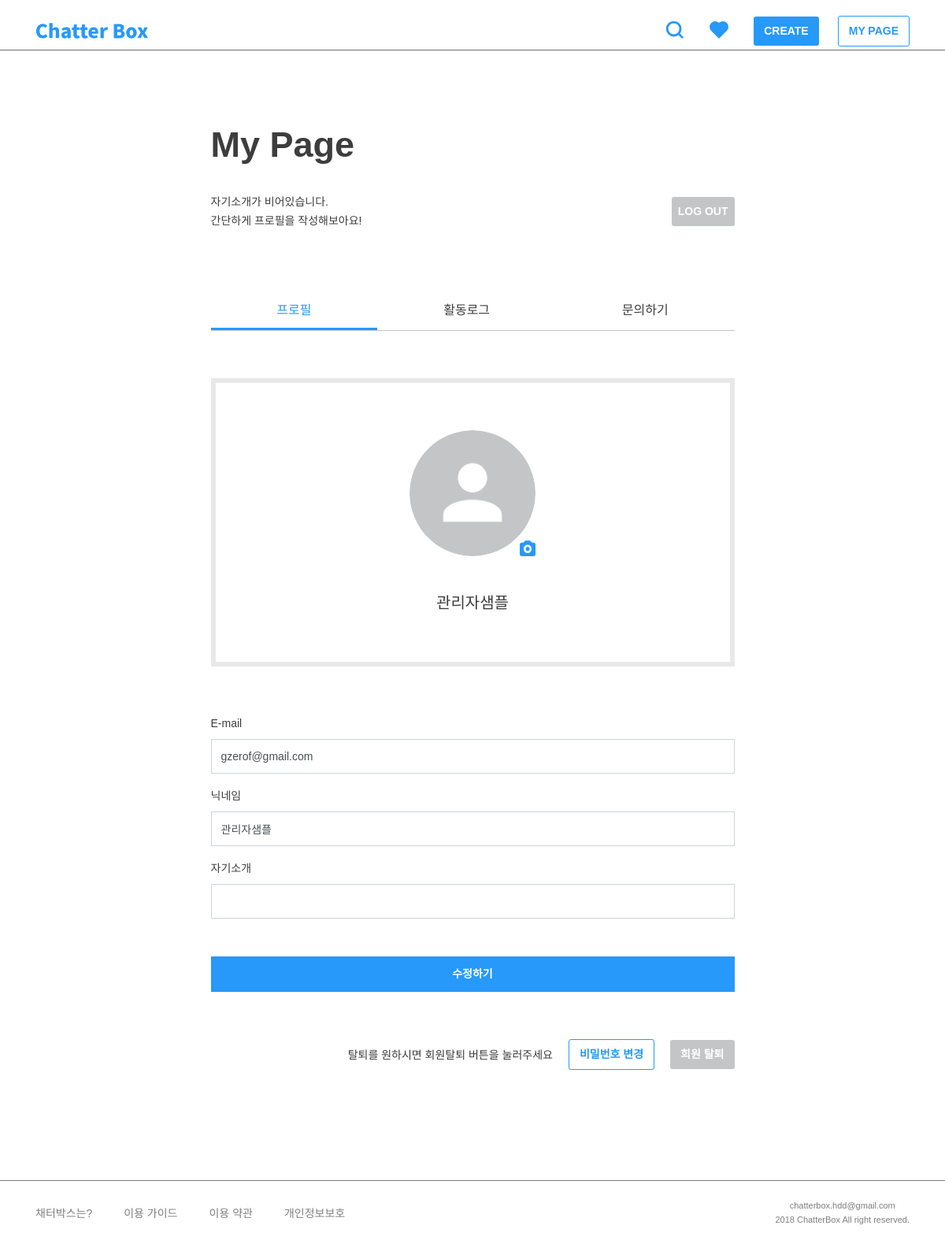
/member/mypage/ (signed in), run on an earlier commit of the app's database.
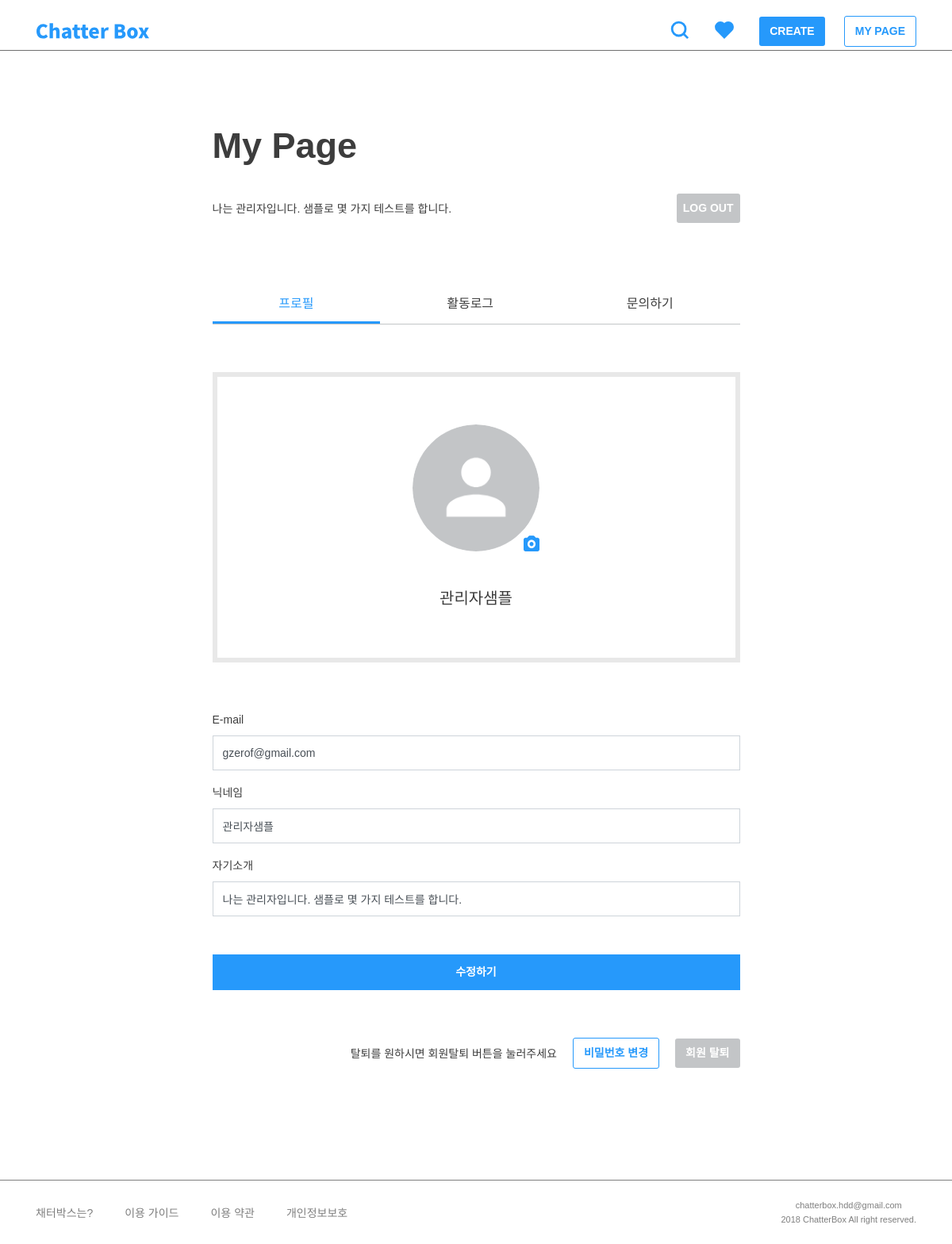
And on a later commit of the database.
### member/models.py (models this page shows)
class User(AbstractUser):
    GENDER_MALE = 'm'
    GENDER_FEMALE = 'f'
    GENDER_OTHER = 'o'
    CHOICES_GENDER = (
        (GENDER_MALE, '남성'),
        (GENDER_FEMALE, '여성'),
        (GENDER_OTHER, '기타'),
    )
    profile_image = models.ImageField(
        default='default/user.png', null=True, upload_to='user')
    bio = models.CharField(max_length=160, null=True, blank=True)
    gender = models.CharField(
        max_length=1, choices=CHOICES_GENDER, null=True, blank=True)
    like_posts = models.ManyToManyField(
        'post.Post', blank=True, related_name='like_users')
    like_comments = models.ManyToManyField(
        'comment.Comment', blank=True, related_name='like_comments')
    hate_comments = models.ManyToManyField(
        'comment.Comment', blank=True, related_name='hate_comments')
    objects = UserManager()
    def __str__(self):
        return self.username

### member/views.py (the view)
@login_required
def my_page(request, backend='django.contrib.auth.backends.ModelBackend'):
    user = request.user
    if request.method == 'POST':
        profile_form = ProfileForm(
            request.POST, files=request.FILES, instance=user)
        if profile_form.is_valid():
            user = profile_form.save()
            messages.success(
                request, '<h4>프로필을 수정했어요!</h4><p>채터박스는 익명으로 의견을 나누는 [YES OR NO] 댓글 SNS입니다.</p><p>두 가지 중 선택이 어려울 때 질문하고 의견을 나누어보세요.</p>')
            django_login(
                request, user, backend='django.contrib.auth.backends.ModelBackend')
            return redirect('member:my_page')
    else:
        profile_form = ProfileForm(instance=user)
    context = {
        'user': user,
        'profile_form': profile_form,
    }
    return render(request, 'member/my_page.html', context)

### member/forms.py
class ProfileForm(forms.ModelForm):
    email = forms.EmailField(required=False)
    username = forms.CharField(required=False)
    bio = forms.CharField(required=False)
    def __init__(self, *args, **kwargs):
        kwargs.setdefault('label_suffix', '')
        super().__init__(*args, **kwargs)
        self.fields['email'].label = 'E-mail'
        self.fields['username'].label = '닉네임'
        self.fields['bio'].label = '자기소개'
        class_update_fields = ['email', 'username', 'bio', ]
        for field_name in class_update_fields:
            self.fields[field_name].widget.attrs.update({
                'class': 'form-control'
            })
    class Meta:
        model = User
        fields = (
            'profile_image',
            'email',
            'username',
            'bio',
        )

### templates/member/my_page.html (shortened to what this page needs)
{% extends 'base.html' %}
{% load static %}
{% block customCSS %}
<link rel="stylesheet" href="{% static 'css/member/my_page.css' %}">
{% endblock %}
{% block content %}
<div class="row justify-content-center">
    <div class="col-md-7 p-0 mypage">
        <h2>My Page</h2>
        <div class="info-area">
            {% if user.bio %}
            <h6>{{ user.bio }}</h6>
            {% else %}
            <h6>자기소개가 비어있습니다.<br />간단하게 프로필을 작성해보아요!</h6>
            {% endif %}
            <a class="btn btn-gray" href="{% url 'member:logout' %}">LOG OUT</a>
        </div>
        <div class="mypage-body">
            <ul class="nav nav-pills nav-fill">
                <li class="nav-item"><a class="tab-link active" href="#">
                        <h5>프로필</h5>
                    </a></li>
                <li class="nav-item"><a class="tab-link" href="{% url 'member:user_log' %}">
                        <h5>활동로그</h5>
                    </a></li>
                <li class="nav-item"><a class="tab-link" href="{% url 'member:contact' %}">
                        <h5>문의하기</h5>
                    </a></li>
            </ul>
            <div class="tab-pane" id="pills-profile">
                <div class="mypage-header">
                    <img id="previewHolder" class="profile_image" src="/media/{{ user.profile_image }}" />
                    <img class="fake-btn" src="{% static '/img/icons/camera.png' %}" />
                    <h4>{{ user }}</h4>
                </div>
                <div class="form-wrap">
                    {% include 'include/form.html' with form=profile_form submit_class='btn-full' submit_title='수정하기' enctype='file' %}
                </div>
                <div class="btn-wrap">
                    <h6>탈퇴를 원하시면 회원탈퇴 버튼을 눌러주세요</h6>
                    <a id="pw-change" class="btn btn-line" href="{% url 'member:password_change' %}">비밀번호 변경</a>
                    <form action="{% url 'member:user_delete' %}" method="post">
                        <input id="del-user" class="btn btn-gray" type="submit" value="회원 탈퇴" onclick="return confirm('정말 삭제하시겠습니까?')">
                    </form>
                </div>
            </div>
        </div>
    </div>
</div>
{% endblock %}

### templates/include/form.html (shortened to what this page needs)
<form action="" method="post"{% if enctype == 'file' %} enctype="multipart/form-data"{% endif %}>
	{% for field in form %}
		<div class="form-group{% if field.errors %} has-error{% endif %}">
			{{ field.label_tag }}
			{{ field }}
		</div>
	{% endfor %}
	<button class="btn btn-fill {{ submit_class }}" onclick="this.disabled=true,this.form.submit();">{{ submit_title }}</button>
</form>

What changed in the data, as far as the page shows it:
changed User "관리자샘플": bio (not shown) → "나는 관리자입니다. 샘플로 몇 가지 테스트를 합니다."
Also different on the page:
text no longer shown: "자기소개가 비어있습니다. 간단하게 프로필을 작성해보아요!"
